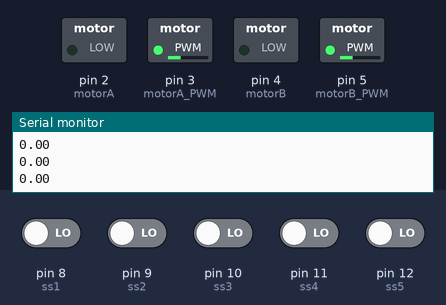
The sketch below on a simulated Arduino Uno, built with avr-gcc and run on an emulated ATmega328P. Shown: switched loads named in the sketch (green lamp = pin HIGH), the last lines printed to the serial monitor. The inputs (shaded band) are chosen by the test bench; at power-on: pin 8 (ss1), pin 9 (ss2), pin 10 (ss3), pin 11 (ss4), pin 12 (ss5) LOW.

Above: at 1.7 s.
1.8 s: pin 8 (ss1) driven HIGH
At 2.5 s:
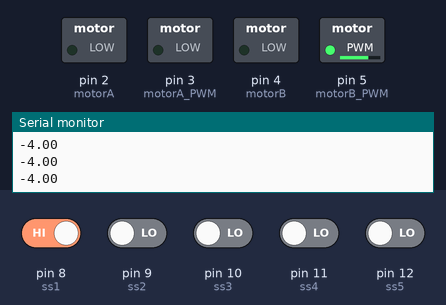
3.3 s: pin 10 (ss3) driven HIGH
At 4.5 s:
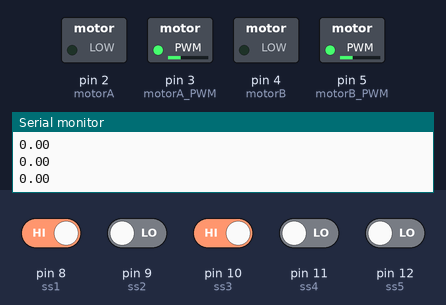
4.8 s: pin 10 (ss3) driven LOW
At 5.8 s:
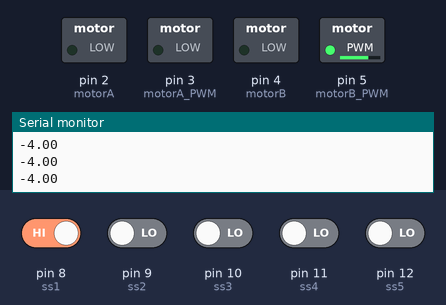
6.3 s: pin 8 (ss1) driven LOW and pin 9 (ss2) driven HIGH
At 7.0 s:
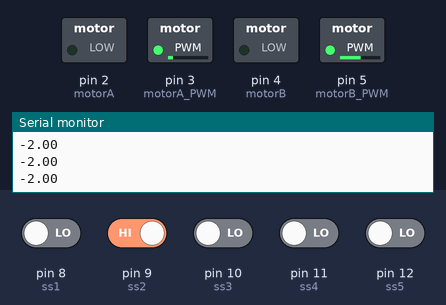
7.8 s: pin 9 (ss2) driven LOW and pin 11 (ss4) driven HIGH
At 9.0 s:
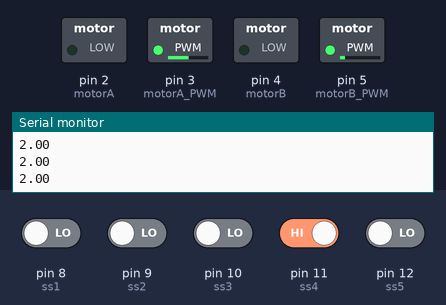
9.3 s: pin 10 (ss3) driven HIGH
At 10.5 s:
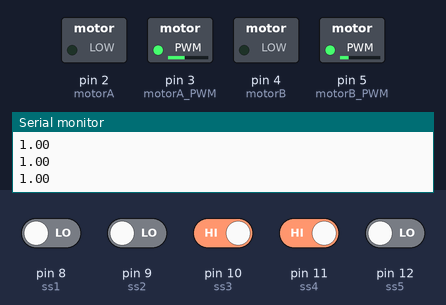
Timing chart, 0 to 11.8 s (numbered marks = the images above; inputs shaded):
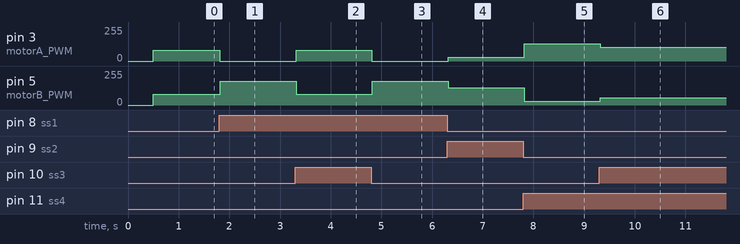

Measured:
- after the input at 1.8 s, pin 3 (motorA_PWM): 80/255 → 0/255 at once; pin 5 (motorB_PWM): 80/255 → 180/255 at once
- after the input at 3.3 s, pin 3 (motorA_PWM): 0/255 → 80/255 at once; pin 5 (motorB_PWM): 180/255 → 80/255 at once
- after the input at 4.8 s, pin 3 (motorA_PWM): 80/255 → 0/255 at once; pin 5 (motorB_PWM): 80/255 → 180/255 at once
- after the input at 6.3 s, pin 3 (motorA_PWM): 0/255 → 30/255 at once; pin 5 (motorB_PWM): 180/255 → 130/255 at once
- after the input at 7.8 s, pin 3 (motorA_PWM): 30/255 → 130/255 at once; pin 5 (motorB_PWM): 130/255 → 30/255 at once
- after the input at 9.3 s, pin 3 (motorA_PWM): 130/255 → 105/255 at once; pin 5 (motorB_PWM): 30/255 → 55/255 at once

The sketch:

line_follower_v2.ino
```cpp
float Kp = 25, Ki = 0.6, Kd = 2;
float error = 0, P = 0, I = 0, D = 0, PID_value = 0;
float previous_error = 0,
      previous_I=0;
int sensor[5] = { 0, 0, 0, 0, 0 };
int initial_motor_speed = 80;

const int motorA = 2;
const int motorB = 4;
const int motorA_PWM = 3;
const int motorB_PWM = 5;

int line;
int outline;

const int ss1 = 8;
const int ss2 = 9;
const int ss3 = 10;
const int ss4 = 11;
const int ss5 = 12;

void read_sensor_values(void);
void calculate_pid(void);
void motor_control(void);

void setup(){
  Serial.begin(9600);
  pinMode(motorA,OUTPUT);
  pinMode(motorB,OUTPUT);
  pinMode(motorA_PWM,OUTPUT);
  pinMode(motorB_PWM,OUTPUT);

  pinMode(ss1, INPUT);
  pinMode(ss2, INPUT);
  pinMode(ss3, INPUT);
  pinMode(ss4, INPUT);
  pinMode(ss5, INPUT);

  delay(500);
}

void loop(){
  read_sensor_values();
  calculate_pid();
  motor_control();
}

void read_sensor_values(){

  line = 1;
  outline = 0;

  sensor[0] = digitalRead(ss1);
  sensor[1] = digitalRead(ss2);
  sensor[2] = digitalRead(ss3);
  sensor[3] = digitalRead(ss4);
  sensor[4] = digitalRead(ss5);

  if((sensor[0]==outline)&&(sensor[1]==outline)&&(sensor[2]==outline)&&(sensor[3]==outline)&&(sensor[4]==line)){
    error = 4;
  }else if((sensor[0]==line)&&(sensor[1]==outline)&&(sensor[2]==outline)&&(sensor[4]==outline)&&(sensor[4]==outline)){
    error = -4;
  }

  if((sensor[0]==outline)&&(sensor[1]==outline)&&(sensor[2]==outline)&&(sensor[3]==line)&&(sensor[4]==outline)){
    error = 2;
  }else if((sensor[0]==outline)&&(sensor[1]==line)&&(sensor[2]==outline)&&(sensor[3]==outline)&&(sensor[4]==outline)){
    error = -2;
  }

  if((sensor[0]==outline)&&(sensor[1]==outline)&&(sensor[2]==line)&&(sensor[3]==line)&&(sensor[4]==outline)){
    error = 1;
  }else if((sensor[0]==outline)&&(sensor[1]==line)&&(sensor[2]==line)&&(sensor[3]==outline)&&(sensor[4]==outline)){
    error = -1;
  }

  if((sensor[1]==outline)&&(sensor[2]==line)&&(sensor[3]==outline)){
    error = 0;
  }

  Serial.println(error);

}

void calculate_pid(){
  P = error;
  I = I + previous_I;
  D = error-previous_error;

  PID_value = (Kp*P) + (Ki*I) + (Kd*D);

  previous_I=I;
  previous_error=error;
}

void motor_control(){
  int left_motor_speed;
  int right_motor_speed;

  left_motor_speed = initial_motor_speed + PID_value;
  right_motor_speed = initial_motor_speed - PID_value;

  if(left_motor_speed < 0)
    left_motor_speed = 0;
  if(right_motor_speed < 0)
    right_motor_speed = 0;

  analogWrite(motorA_PWM,left_motor_speed);
  analogWrite(motorB_PWM,right_motor_speed);

  digitalWrite(motorA,LOW);
  digitalWrite(motorB,LOW);
}

void stopMotors(){
  analogWrite(motorA_PWM,0);
  analogWrite(motorB_PWM,0);
}
```
